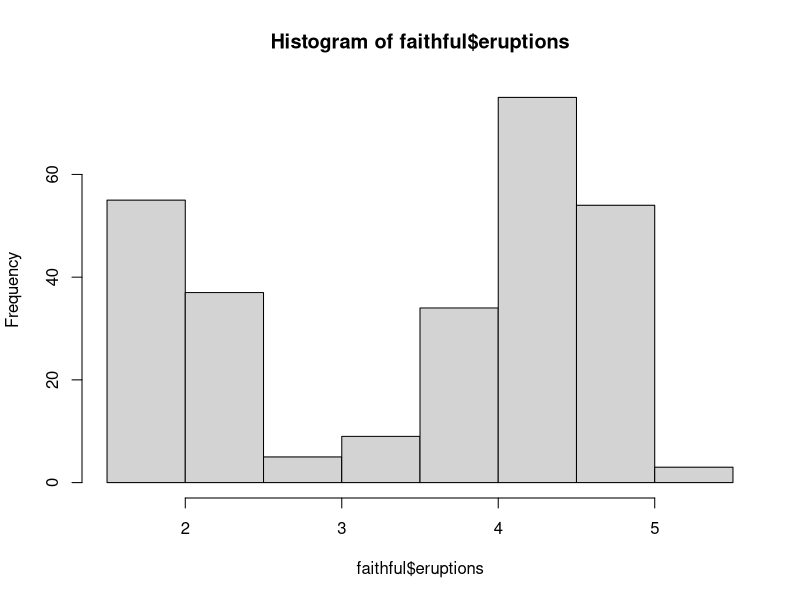

The R source for this figure:
# ----------------------------------------------------------------------------------------------------
# Modul:      Deskriptive Statistik
# Author:     Christoph Hilty
# Datum:      11.11.2016
# Aufgaben:   CAS_DA_R_QuantDaten_Aufgaben.pdf
# ----------------------------------------------------------------------------------------------------


# Aufgabe: Häufigkeitsverteilung quantitativer Daten
# ----------------------------------------------------------------------------------------------------

# Haufigkeitsverteilung ohne Gruppierung
table(faithful$waiting)

# Intervall mit meisten Eruptionen
waiting.max <- sort(table(faithful$waiting), decreasing = TRUE)[1]
waiting.max

# Range von Wartezeiten bestimmen
range.waiting <- range(faithful$waiting)

# Haeufigkeitsverteilung der Eruptionszeiten
hist(faithful$eruptions)


